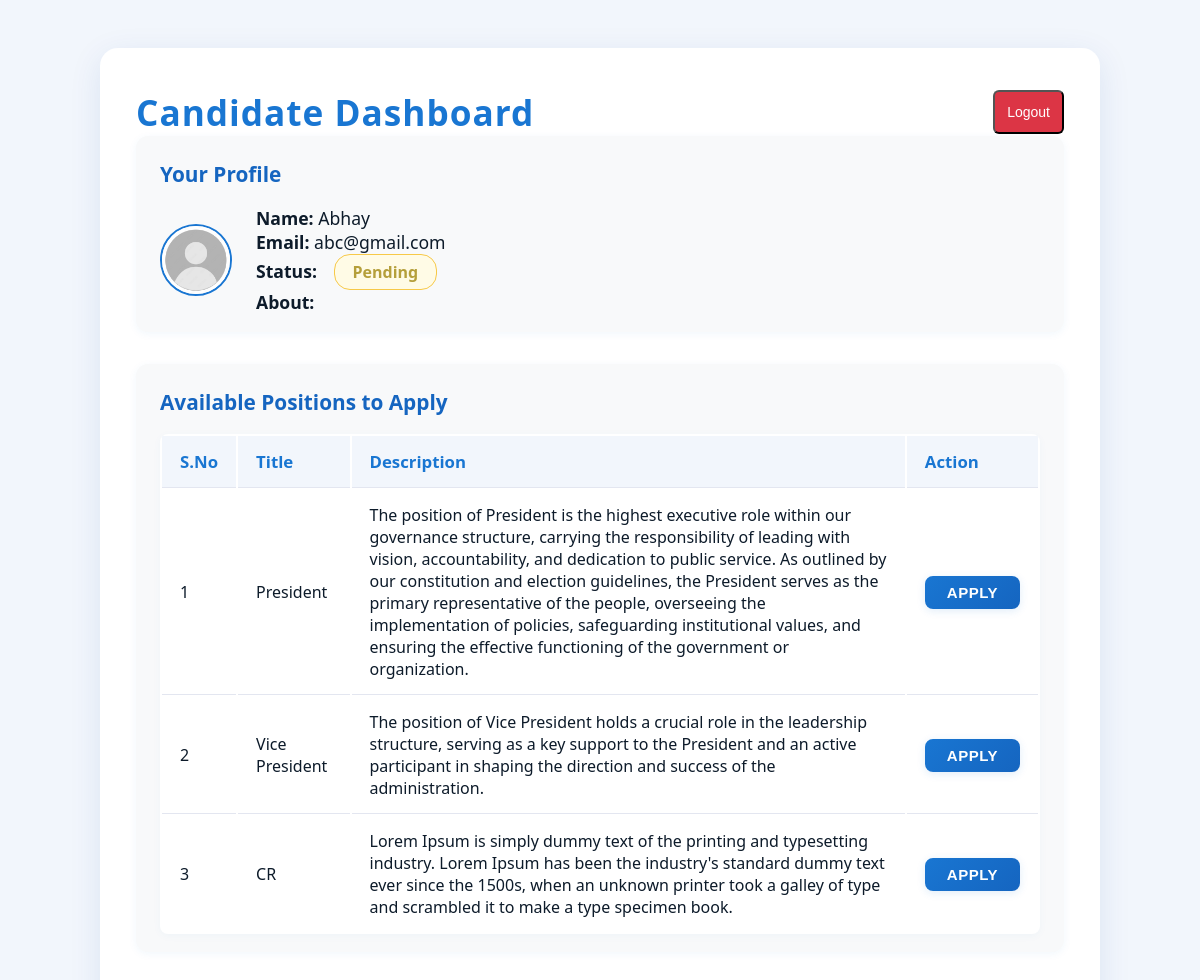
/user/candidate/index.php (signed in), run on the app's committed database.
### tables this page shows
CREATE TABLE `positions` (
  `id` int(11) NOT NULL,
  `title` varchar(50) NOT NULL,
  `description` varchar(500) NOT NULL
);

### user/candidate/index.php (the view, shortened to what this page needs)
<?php
    include "../../include/conn/conn.php";
?>
<!DOCTYPE html>
<html lang="en">
<head>
    <link rel="stylesheet" href="../../include/css/candidate_dashboard.css">
    <link rel="stylesheet" href="../../include/css/admin.css">
</head>
<body>
    <div class="candidate-dashboard-container">
        <div style="display: flex; justify-content: space-between; align-items: center;">
            <h1 class="dashboard-title" style="margin-bottom:0;">Candidate Dashboard</h1>
            <form action="" method="POST" style="margin:0;">
                <button type="submit" class="logout-btn" name="logout" value="logout">Logout</button>
            </form>
        </div>
        <section class="profile-section">
            <div class="section-title">Your Profile</div>
            <div class="profile-info">
                <img class="profile-photo" src="<?php echo isset($_SESSION['user']['photo']) ? '../../include/photo/' . $_SESSION['user']['photo'] : '../../include/img/login_bg.jpeg'; ?>" alt="Profile Photo">
                <div class="profile-details">
                    <div><strong>Name:</strong> <?php echo $_SESSION['user']['name']; ?></div>
                    <div><strong>Email:</strong> <?php echo $_SESSION['user']['email']; ?></div>
                    <?php
                        $status = 'Pending';
                        $about = '';
                        $status_class = $status === 'approved' ? 'status-approved' : ($status === 'rejected' ? 'status-rejected' : 'status-pending');
                    ?>
                    <div><strong>Status:</strong> <span class="status-badge <?php echo $status_class; ?>"><?php echo ucfirst($status); ?></span></div>
                    <div><strong>About:</strong> <?php echo htmlspecialchars($about); ?></div>
                </div>
            </div>
        </section>
        <section class="positions-section">
            <div class="section-title">Available Positions to Apply</div>
            <table class="positions-table">
                <thead>
                    <tr>
                        <th>S.No</th>
                        <th>Title</th>
                        <th>Description</th>
                        <th>Action</th>
                    </tr>
                </thead>
                <tbody>
                    <?php
                        $positions_query = "select * from positions";
                        $positions_result = mysqli_query($conn, $positions_query);
                        $applied_position_id = null;
                        if ($positions_result && mysqli_num_rows($positions_result) > 0) {
                            $sno = 1;
                            while ($row = mysqli_fetch_assoc($positions_result)) {
                                $already_applied = ($applied_position_id == $row['id']);
                                echo '<tr>';
                                echo '<td>' . $sno++ . '</td>';
                                echo '<td>' . htmlspecialchars($row['title']) . '</td>';
                                echo '<td>' . htmlspecialchars($row['description']) . '</td>';
                                echo '<td>';
                                if ($already_applied) {
                                    echo '<button class="apply-btn" disabled>Applied</button>';
                                } else {
                                    if ($applied_position_id) {
                                        echo '<button class="apply-btn" disabled>Can\'t apply</button>';
                                    } else {
                                        echo '<form method="POST" style="display:inline;">';
                                        echo '<button type="submit" class="apply-btn">Apply</button>';
                                        echo '</form>';
                                    }
                                }
                                echo '</td>';
                                echo '</tr>';
                            }
                        } else {
                            echo '<tr><td colspan="4" style="text-align:center;">No positions available.</td></tr>';
                        }
                    ?>
                </tbody>
            </table>
        </section>
    </div>
</body>
</html>

### include/css/candidate_dashboard.css (style rules this page uses)
body { font-family: 'Segoe UI', Tahoma, Geneva, Verdana, sans-serif; background: #f2f6fc; color: #0d1b2a; margin: 0; padding: 0; }
.candidate-dashboard-container { max-width: 1000px; margin: 48px auto 0 auto; background: #fff; border-radius: 18px; box-shadow: 0 8px 32px rgba(13, 71, 161, 0.10); padding: 40px 36px 32px 36px; }
.dashboard-title { font-size: 2.2rem; font-weight: 700; color: #1976d2; margin-bottom: 32px; text-align: center; letter-spacing: 1px; }
.profile-section, .positions-section, .voting-section { margin-bottom: 32px; background: #f8f9fa; border-radius: 12px; padding: 24px 24px 18px 24px; box-shadow: 0 2px 8px rgba(25, 118, 210, 0.06); }
.section-title { font-size: 1.3rem; font-weight: 600; color: #1565c0; margin-bottom: 18px; }
.profile-info { display: flex; align-items: center; gap: 24px; }
.profile-photo { width: 72px; height: 72px; border-radius: 50%; object-fit: cover; border: 2px solid #1976d2; }
.profile-details { font-size: 1.1rem; }
.status-badge { display: inline-block; padding: 6px 18px; border-radius: 16px; font-weight: 600; font-size: 1rem; margin-left: 12px; }
.status-pending { background: #fffbe6; color: #b59f3b; border: 1px solid #f7c948; }
.positions-table { width: 100%; border-collapse: separate; border-radius: 8px; overflow: hidden; margin-top: 8px; background: #fff; box-shadow: 0 2px 8px rgba(25, 118, 210, 0.04); }
.positions-table th, .positions-table td { padding: 14px 18px; border-bottom: 1px solid #e3e6f0; text-align: left; }
.positions-table th { background: #f2f6fc; color: #1976d2; font-size: 1.05rem; font-weight: 600; }
.positions-table tr:last-child td { border-bottom: none; }
.apply-btn { background: linear-gradient(135deg, #1976d2 0%, #1565c0 100%); color: white; border: none; padding: 8px 22px; border-radius: 8px; font-size: 15px; font-weight: 600; cursor: pointer; transition: all 0.3s ease; box-shadow: 0 2px 8px rgba(25, 118, 210, 0.13); text-transform: uppercase; letter-spacing: 0.5px; }

### include/css/admin.css (style rules this page uses)
* { margin: 0; padding: 0; box-sizing: border-box; }
body { font-family: 'Segoe UI', Tahoma, Geneva, Verdana, sans-serif; color: #0d1b2a; background: #f2f6fc; overflow-x: hidden; }
.logout-btn { display: block; width: 100%; padding: 12px; background: #dc3545; color: white; text-decoration: none; text-align: center; border-radius: 6px; font-weight: 500; font-size: 14px; }

### data on the page
positions: title "President", description "The position of President is the highest executive role within our governance structure, carrying the responsibility of leading with vision, accountability, and dedication to public service. As outlined by our constitution and election guidelines, the President serves as the primary representative of the people, overseeing the implementation of policies, safeguarding institutional values, and ensuring the effective functioning of the government or organization."
positions: title "Vice President", description "The position of Vice President holds a crucial role in the leadership structure, serving as a key support to the President and an active participant in shaping the direction and success of the administration."
positions: title "CR", description "Lorem Ipsum is simply dummy text of the printing and typesetting industry. Lorem Ipsum has been the industry's standard dummy text ever since the 1500s, when an unknown printer took a galley of type and scrambled it to make a type specimen book."

### other printed values
$_SESSION['user']['name'] "Abhay"
$_SESSION['user']['email'] "abc@gmail.com"
$status "Pending"
